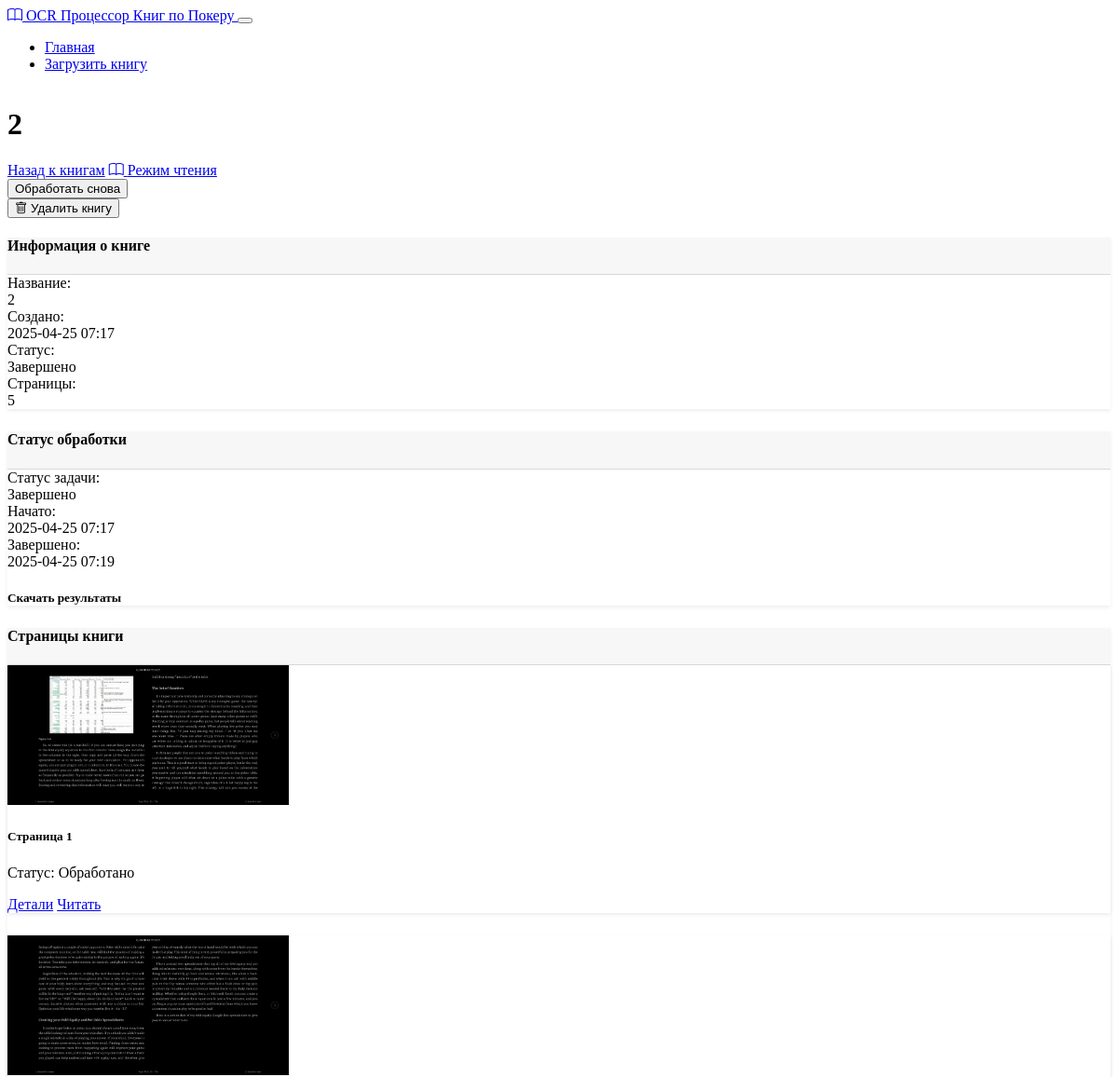
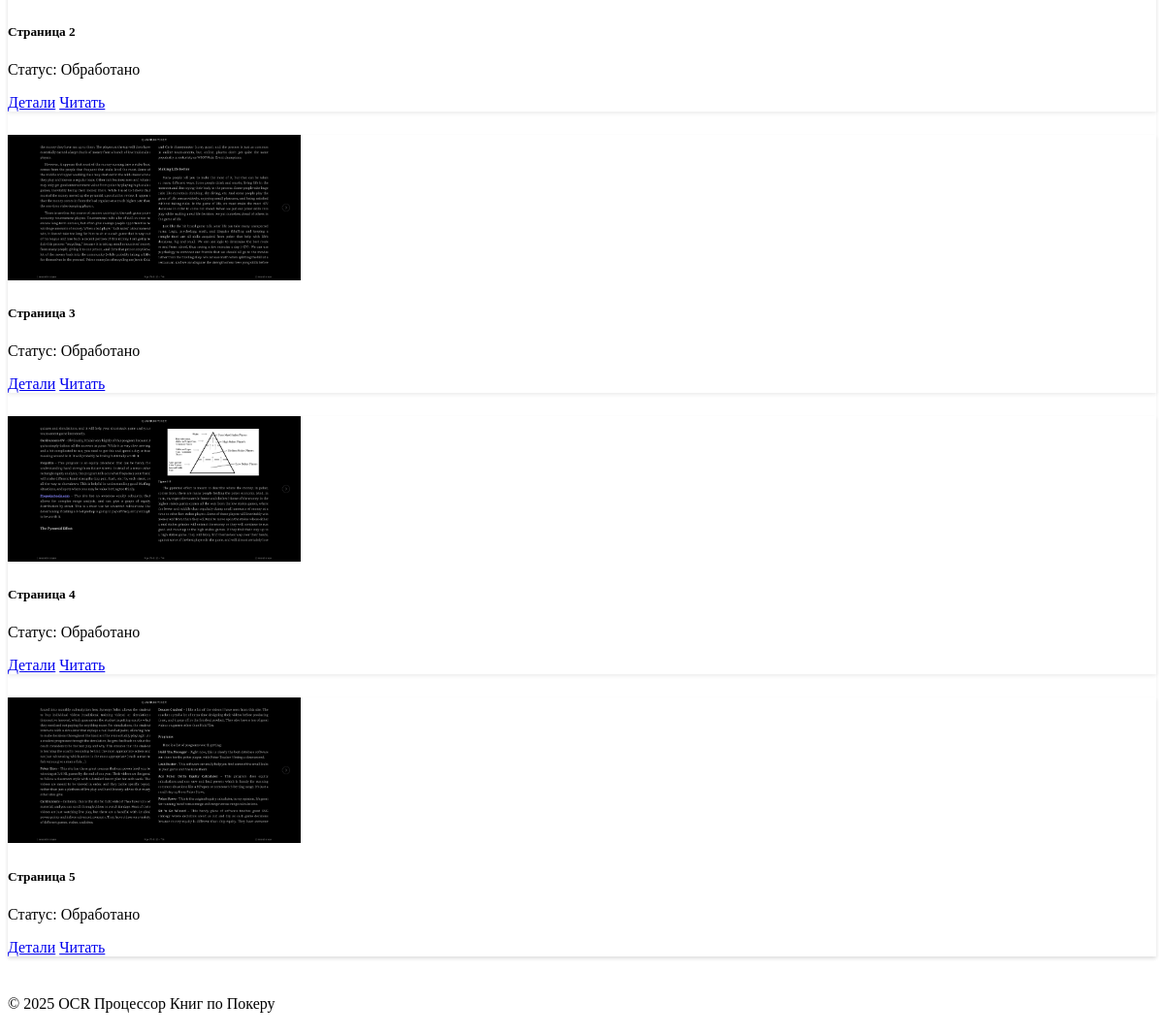
/book/4, run on the app's committed database (2 pictures, top to bottom).
### models.py (models this page shows, shortened)
class Book(db.Model):
    id = db.Column(db.Integer, primary_key=True)
    title = db.Column(db.String(255), nullable=False)
    description = db.Column(db.Text, nullable=True)
    created_at = db.Column(db.DateTime, default=datetime.utcnow)
    status = db.Column(db.String(50), default='new')  # new, processing, completed, error
    pages = db.relationship('BookPage', backref='book', lazy=True, cascade='all, delete-orphan')

class ProcessingJob(db.Model):
    id = db.Column(db.Integer, primary_key=True)
    book_id = db.Column(db.Integer, db.ForeignKey('book.id'), nullable=False)
    status = db.Column(db.String(50), default='queued')  # queued, processing, completed, failed
    created_at = db.Column(db.DateTime, default=datetime.utcnow)
    completed_at = db.Column(db.DateTime, nullable=True)
    error_message = db.Column(db.Text, nullable=True)
    result_file_en = db.Column(db.String(255), nullable=True)  # Path to English PDF
    result_file_ru = db.Column(db.String(255), nullable=True)  # Path to Russian PDF

class BookPage(db.Model):
    id = db.Column(db.Integer, primary_key=True)
    book_id = db.Column(db.Integer, db.ForeignKey('book.id'), nullable=False)
    page_number = db.Column(db.Integer, nullable=True)
    image_path = db.Column(db.String(255), nullable=False)
    processed_image_path = db.Column(db.String(255), nullable=True)
    text_content = db.Column(db.Text, nullable=True)
    translated_content = db.Column(db.Text, nullable=True)
    status = db.Column(db.String(50), default='pending')  # pending, processed, error
    created_at = db.Column(db.DateTime, default=datetime.utcnow)

### routes.py (the view)
@app.route('/book/<int:book_id>')
def view_book(book_id):
    book = Book.query.get_or_404(book_id)
    pages = BookPage.query.filter_by(book_id=book_id).order_by(BookPage.page_number).all()
    job = ProcessingJob.query.filter_by(book_id=book_id).order_by(ProcessingJob.created_at.desc()).first()
    return render_template('book.html', book=book, pages=pages, job=job)

### routes.py (called while the page is built)
@app.context_processor
def inject_now():
    return {'now': datetime.utcnow()}

### templates/book.html (shortened to what this page needs)
{% extends "layout.html" %}
{% block content %}
<div class="mb-4">
    <div class="d-flex justify-content-between align-items-center">
        <h1>{{ book.title }}</h1>
        <div>
            <a href="{{ url_for('index') }}" class="btn btn-outline-secondary">Назад к книгам</a>
            {% if book.status == 'completed' %}
            <a href="{{ url_for('read_book', book_id=book.id) }}" class="btn btn-success">
                <i class="bi bi-book"></i> Режим чтения
            </a>
            {% endif %}
            {% if book.status == 'completed' or book.status == 'error' %}
            <form class="d-inline" method="POST" action="{{ url_for('reprocess_book', book_id=book.id) }}">
                <button type="submit" class="btn btn-warning">Обработать снова</button>
            </form>
            {% endif %}
            <form class="d-inline" method="POST" action="{{ url_for('delete_book', book_id=book.id) }}"
                  onsubmit="return confirm('Вы уверены, что хотите удалить эту книгу? Это действие необратимо.');">
                <button type="submit" class="btn btn-danger">
                    <i class="bi bi-trash"></i> Удалить книгу
                </button>
            </form>
        </div>
    </div>
</div>
<div class="row mb-4">
    <div class="col-md-6">
        <div class="card mb-4 h-100">
            <div class="card-header">
                <h4>Информация о книге</h4>
            </div>
            <div class="card-body">
                <div class="mb-3">
                    <div class="row">
                        <div class="col-md-4 fw-bold">Название:</div>
                        <div class="col-md-8">{{ book.title }}</div>
                    </div>
                </div>
                <div class="mb-3">
                    <div class="row">
                        <div class="col-md-4 fw-bold">Создано:</div>
                        <div class="col-md-8">{{ book.created_at.strftime('%Y-%m-%d %H:%M') }}</div>
                    </div>
                </div>
                <div class="mb-3">
                    <div class="row">
                        <div class="col-md-4 fw-bold">Статус:</div>
                        <div class="col-md-8">
                            {% if book.status == 'new' %}
                                <span class="badge bg-secondary">Новая</span>
                            {% elif book.status == 'processing' %}
                                <span class="badge bg-primary">Обработка</span>
                            {% elif book.status == 'completed' %}
                                <span class="badge bg-success">Завершено</span>
                            {% elif book.status == 'error' %}
                                <span class="badge bg-danger">Ошибка</span>
                            {% endif %}
                        </div>
                    </div>
                </div>
                <div class="mb-3">
                    <div class="row">
                        <div class="col-md-4 fw-bold">Страницы:</div>
                        <div class="col-md-8">{{ pages|length }}</div>
                    </div>
                </div>
            </div>
        </div>
    </div>
    <div class="col-md-6">
        <div class="card mb-4 h-100">
            <div class="card-header">
                <h4>Статус обработки</h4>
            </div>
            <div class="card-body">
                {% if job %}
                <div class="mb-3">
                    <div class="row">
                        <div class="col-md-4 fw-bold">Статус задачи:</div>
                        <div class="col-md-8">
                            {% if job.status == 'queued' %}
                                <span class="badge bg-secondary">В очереди</span>
                            {% elif job.status == 'processing' %}
                                <span class="badge bg-primary">Обработка</span>
                                <div class="progress mt-2">
                                    <div class="progress-bar progress-bar-striped progress-bar-animated"
                                         role="progressbar" style="width: 100%"></div>
                                </div>
                            {% elif job.status == 'completed' %}
                                <span class="badge bg-success">Завершено</span>
                            {% elif job.status == 'failed' %}
                                <span class="badge bg-danger">Ошибка</span>
                            {% endif %}
                        </div>
                    </div>
                </div>
                <div class="mb-3">
                    <div class="row">
                        <div class="col-md-4 fw-bold">Начато:</div>
                        <div class="col-md-8">{{ job.created_at.strftime('%Y-%m-%d %H:%M') }}</div>
                    </div>
                </div>
                {% if job.completed_at %}
                <div class="mb-3">
                    <div class="row">
                        <div class="col-md-4 fw-bold">Завершено:</div>
                        <div class="col-md-8">{{ job.completed_at.strftime('%Y-%m-%d %H:%M') }}</div>
                    </div>
                </div>
                {% endif %}
                {% if job.status == 'completed' %}
                <div class="mt-4">
                    <h5>Скачать результаты</h5>
                </div>
                {% endif %}
                {% else %}
                <div class="alert alert-info">
                    Для этой книги не была запущена обработка.
                </div>
                {% endif %}
            </div>
        </div>
    </div>
</div>
<div class="card mb-4">
    <div class="card-header">
        <h4>Страницы книги</h4>
    </div>
    <div class="card-body">
        {% if pages %}
        <div class="row g-3">
            {% for page in pages %}
            <div class="col-md-3 col-sm-4 col-6">
                <div class="card h-100">
                    {% if page.image_path %}
                    <img src="{{ url_for('get_image', filename=page.image_path.split('/')[-1]) }}" class="card-img-top" alt="Страница {{ page.page_number }}" style="height: 150px; object-fit: cover;">
                    {% endif %}
                    <div class="card-body p-2">
                        <h5 class="card-title">Страница {{ page.page_number }}</h5>
                        <p class="card-text small">
                            Статус:
                            {% if page.status == 'pending' %}
                                <span class="badge bg-secondary">Ожидание</span>
                            {% elif page.status == 'processing' %}
                                <span class="badge bg-primary">Обработка</span>
                            {% elif page.status == 'processed' %}
                                <span class="badge bg-success">Обработано</span>
                            {% elif page.status == 'error' %}
                                <span class="badge bg-danger">Ошибка</span>
                            {% endif %}
                        </p>
                        <div class="d-flex gap-1">
                            <a href="{{ url_for('view_page', page_id=page.id) }}" class="btn btn-sm btn-outline-primary">Детали</a>
                            <a href="{{ url_for('read_book', book_id=book.id, page=page.page_number) }}" class="btn btn-sm btn-outline-success">Читать</a>
                        </div>
                    </div>
                </div>
            </div>
            {% endfor %}
        </div>
        {% else %}
        <div class="alert alert-warning">
            Для этой книги не загружено страниц.
        </div>
        {% endif %}
    </div>
</div>
{% endblock %}

### static/css/styles.css (style rules this page uses)
body { display: flex; flex-direction: column; min-height: 100vh; }
.card { margin-bottom: 1.5rem; border: none; box-shadow: 0 0.125rem 0.25rem rgba(0, 0, 0, 0.075); }
.card-header { background-color: rgba(0, 0, 0, 0.03); border-bottom: 1px solid rgba(0, 0, 0, 0.125); }
.card-img-top { transition: transform 0.3s ease; }

### data on the page
Book: title "2", created_at "2025-04-25 07:17"
ProcessingJob: created_at "2025-04-25 07:17", completed_at "2025-04-25 07:19"
BookPage: image_path (picture), page_number "1", status "Обработано"
BookPage: image_path (picture), page_number "2", status "Обработано"
BookPage: image_path (picture), page_number "3", status "Обработано"
BookPage: image_path (picture), page_number "4", status "Обработано"
BookPage: image_path (picture), page_number "5", status "Обработано"

### other printed values
{{ pages|length }} "5"
